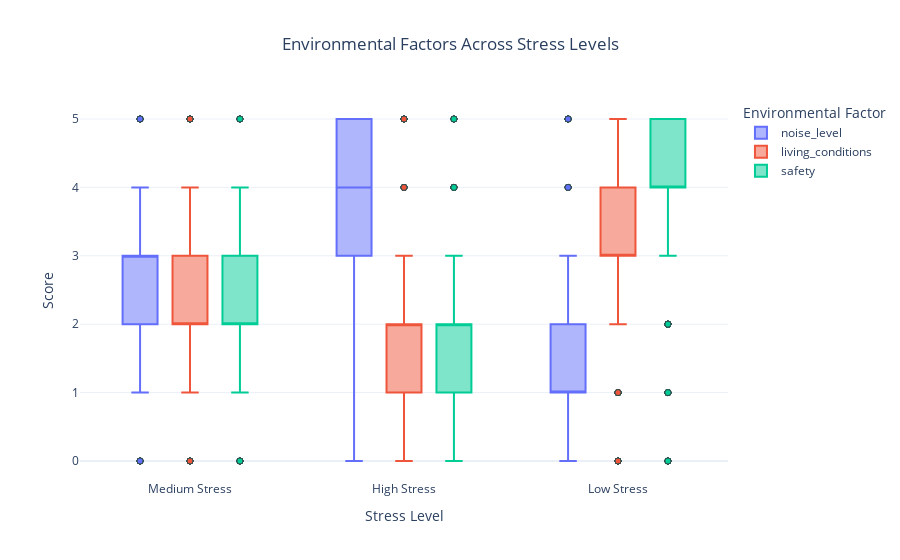

Write notebook code for a chart like this one.
### Code cell
fig = px.box(
    df_env_long,
    x="stress_label",
    y="Score",
    color="Environmental Factor",
    title="Environmental Factors Across Stress Levels",
    labels={
        "stress_label": "Stress Level",
        "Score": "Score",
        "Environmental Factor": "Factor"
    }
)

fig.update_layout(
    title_x=0.5,
    template="plotly_white",
    xaxis=dict(tickmode="linear"),
    yaxis_title="Score",
    legend_title_text="Environmental Factor"
)

fig.update_traces(marker=dict(line=dict(width=1, color='DarkSlateGrey')))

fig.show()

### Figure 1 — Plotly figure (JSON) as saved in the notebook; plotly's stock layout.template omitted (floating-point values rounded to 4 significant figures; data arrays with more than 128 entries replaced by an {"elided": "..."} marker saying what was removed)
{"data": [{"alignmentgroup": "True", "hovertemplate": "Factor=noise_level<br>Stress Level=%{x}<br>Score=%{y}<extra></extra>", "legendgroup": "noise_level", "marker": {"color": "#636efa", "line": {"color": "DarkSlateGrey", "width": 1}}, "name": "noise_level", "notched": false, "offsetgroup": "noise_level", "orientation": "v", "showlegend": true, "type": "box", "x": {"elided": "1100 str values"}, "x0": " ", "xaxis": "x", "y": {"elided": "1100 int values"}, "y0": " ", "yaxis": "y"}, {"alignmentgroup": "True", "hovertemplate": "Factor=living_conditions<br>Stress Level=%{x}<br>Score=%{y}<extra></extra>", "legendgroup": "living_conditions", "marker": {"color": "#EF553B", "line": {"color": "DarkSlateGrey", "width": 1}}, "name": "living_conditions", "notched": false, "offsetgroup": "living_conditions", "orientation": "v", "showlegend": true, "type": "box", "x": {"elided": "1100 str values"}, "x0": " ", "xaxis": "x", "y": {"elided": "1100 int values"}, "y0": " ", "yaxis": "y"}, {"alignmentgroup": "True", "hovertemplate": "Factor=safety<br>Stress Level=%{x}<br>Score=%{y}<extra></extra>", "legendgroup": "safety", "marker": {"color": "#00cc96", "line": {"color": "DarkSlateGrey", "width": 1}}, "name": "safety", "notched": false, "offsetgroup": "safety", "orientation": "v", "showlegend": true, "type": "box", "x": {"elided": "1100 str values"}, "x0": " ", "xaxis": "x", "y": {"elided": "1100 int values"}, "y0": " ", "yaxis": "y"}], "layout": {"boxmode": "group", "legend": {"title": {"text": "Environmental Factor"}, "tracegroupgap": 0}, "title": {"text": "Environmental Factors Across Stress Levels", "x": 0.5}, "xaxis": {"anchor": "y", "domain": [0, 1], "tickmode": "linear", "title": {"text": "Stress Level"}}, "yaxis": {"anchor": "x", "domain": [0, 1], "title": {"text": "Score"}}}}
